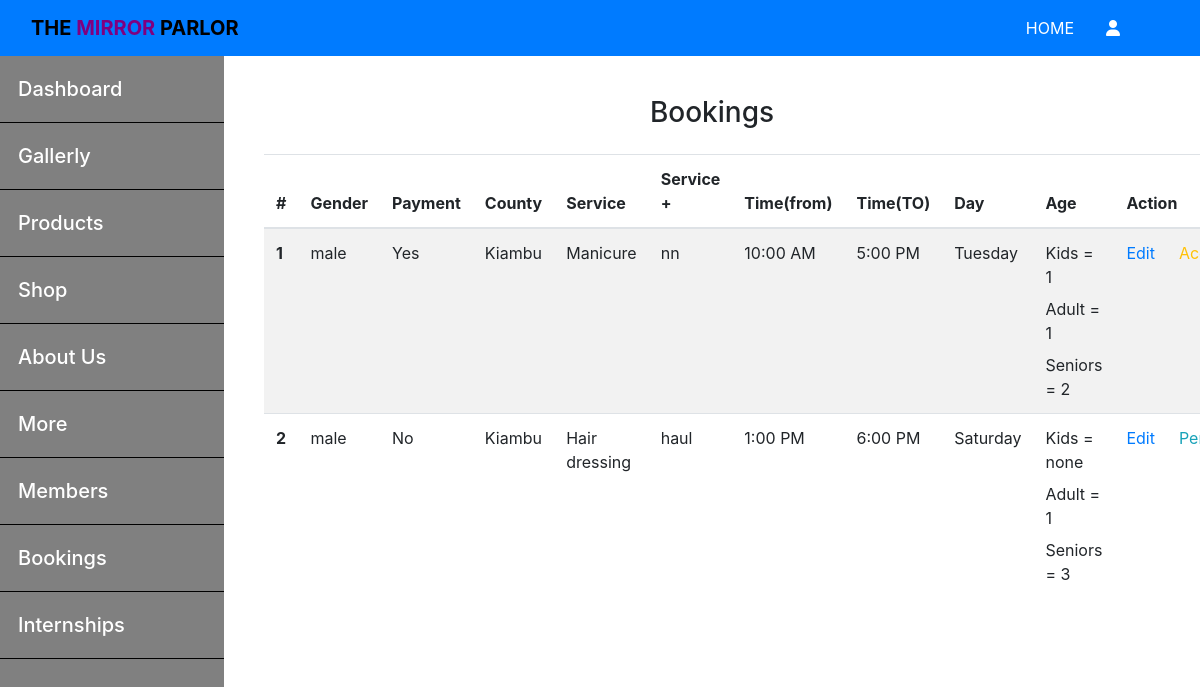
Screenshot of /admin/booking/adminbooking.php with the database file from the repository.
### tables this page shows
CREATE TABLE `customers` (
  `id` int(255) NOT NULL,
  `admin_id` int(255) NOT NULL,
  `user_id` int(255) NOT NULL,
  `gender` varchar(255) NOT NULL,
  `paid` varchar(255) NOT NULL,
  `county` varchar(255) NOT NULL,
  `service` varchar(255) NOT NULL,
  `add_service` varchar(255) NOT NULL,
  `fromm` varchar(255) NOT NULL,
  `too` varchar(255) NOT NULL,
  `day` varchar(255) NOT NULL,
  `kids` varchar(255) NOT NULL,
  `adult` varchar(255) NOT NULL,
  `seniors` varchar(255) NOT NULL,
  `activation` tinyint(4) NOT NULL
);

### app/controllers/customers.php (called while the page is built, shortened)
<?php
    include(ROOT_PATH . '/app/database/db.php');
    $table = 'customers';
    $customer_data = selectAll($table);

### app/database/db.php (called while the page is built, shortened)
<?php
    require('connect.php');
    function selectAll($table, $conditions = []){
        global $conn;
        $sql = "SELECT * FROM $table";
        if (empty($conditions)) {
            $stml = $conn->prepare($sql);
            $stml->execute();
            $records = $stml->get_result()->fetch_all(MYSQLI_ASSOC);
            return $records;
        }
    }

### admin/booking/adminbooking.php (the view, shortened to what this page needs)
<?php
  include(ROOT_PATH . '/app/controllers/customers.php');
?>
<!DOCTYPE html>
<html lang="en">
<head>
    <link rel="stylesheet" href="https://cdnjs.cloudflare.com/ajax/libs/bootstrap/4.6.1/css/bootstrap.min.css" />
    <link rel="stylesheet" href="https://cdnjs.cloudflare.com/ajax/libs/font-awesome/6.1.1/css/all.min.css" />
</head>
<body>
<?php include(ROOT_PATH . '/app/helpers/adminheader.php') ?>
   <div class="wrapper">
   <?php include(ROOT_PATH . '/app/helpers/adminsidebar.php') ?>
        <div class="mainbar">
            <h3 class="text-center pb-3">Bookings</h3>
            <table class="table table-hover table-striped caption-top">
                <thead>
                  <tr>
                    <th scope="col">#</th>
                    <th scope="col">Gender</th>
                    <th scope="col">Payment</th>
                    <th scope="col">County</th>
                    <th scope="col">Service</th>
                    <th scope="col">Service +</th>
                    <th scope="col">Time(from)</th>
                    <th scope="col">Time(TO)</th>
                    <th scope="col">Day</th>
                    <th scope="col">Age</th>
                    <th scope="col" colspan='3'>Action</th>
                  </tr>
                </thead>
                <tbody>
                  <?php foreach($customer_data as $key => $cust): ?>
                    <tr>
                      <th scope="row"><?php echo $key + 1 ?></th>
                      <td><?php echo $cust['gender'] ?></td>
                      <td><?php echo $cust['paid'] ?></td>
                      <td><?php echo $cust['county'] ?></td>
                      <td><?php echo $cust['service'] ?></td>
                      <td><?php echo $cust['add_service'] ?></td>
                      <td><?php echo $cust['fromm'] ?></td>
                      <td><?php echo $cust['too'] ?></td>
                      <td><?php echo $cust['day'] ?></td>
                      <td>
                        <?php echo 'Kids = ' . $cust['kids'] ?><div class="mb-2"></div>
                        <?php echo 'Adult = ' . $cust['adult'] ?><div class="mb-2"></div>
                        <?php echo 'Seniors = ' . $cust['seniors'] ?>
                      </td>
                      <td><a href="editbooking.php?id=<?php echo $cust['id'] ?>" class="text-primary">Edit</a></td>
                      <?php if($cust['activation']): ?>
                        <td><a href="adminbooking.php?activate=0&a_id=<?php echo $cust['id'] ?>" class="text-warning">Accepted</a></td>
                      <?php else: ?>
                        <td><a href="adminbooking.php?activate=1&a_id=<?php echo $cust['id'] ?>" class="text-info">Pending</a></td>
                      <?php endif; ?>
                    </tr>
                  <?php endforeach; ?>
                </tbody>
          </table>
        </div>
        </div>
</body>
</html>

### admin/booking/adminbooking.php (style rules this page uses)
html, body { height: 100vh; padding: 0px; margin: 0px; }
.wrapper { display: flex; flex-direction: row; height: calc(100% - 105px); height: 100%; }
.mainbar { flex: 8; padding: 40px 40px 40px; height: 100%; overflow-y: scroll; }

### rows the page displays
customers: gender "male", paid "Yes", county "Kiambu", service "Manicure", add_service "nn", fromm "10:00 AM", too "5:00 PM", day "Tuesday", kids "1", adult "1", seniors "2"
customers: gender "male", paid "No", county "Kiambu", service "Hair dressing", add_service "haul", fromm "1:00 PM", too "6:00 PM", day "Saturday", kids "none", adult "1", seniors "3"
